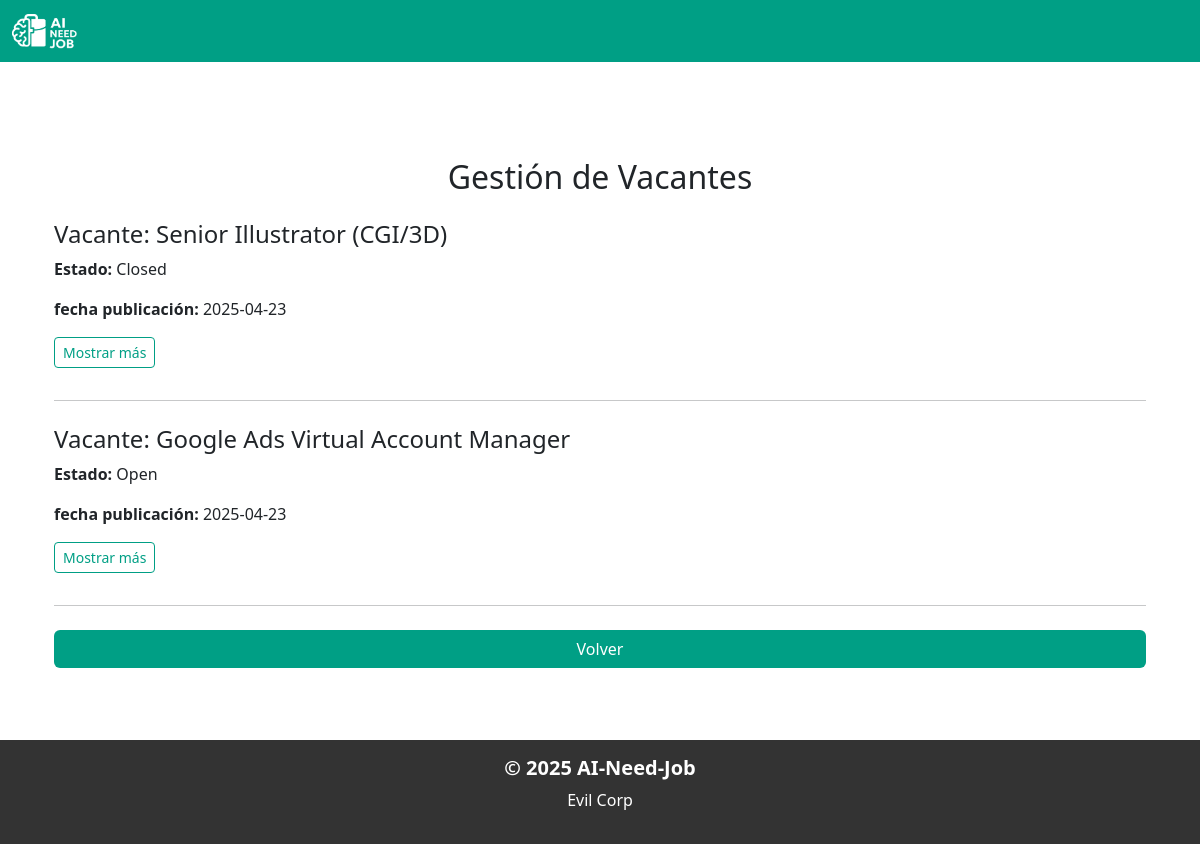
Screenshot of /user/history/ (signed in) with the database file from the repository.
### offer/models.py (models this page shows, shortened)
class Vacancy(models.Model):
    title = models.CharField(max_length=100)
    description = models.TextField()
    requirements = models.TextField(null=True, blank=True)
    state = models.CharField(default='open' ,max_length=20, choices=[('open', 'Open'), ('closed', 'Closed')])
    uploaded_by = models.ForeignKey('users.User', on_delete=models.CASCADE, related_name='vacancies')
    uploaded_at = models.DateTimeField(auto_now_add=True)

### users/views.py (the view)
# urls.py: path('history/',views.history, name='history'),
def history(request):
    if 'user_id' not in request.session:
        return redirect('login')
    user = User.objects.get(id=request.session['user_id'])
    if user.role == 'jobseeker':
        resumes = Resume.objects.filter(uploaded_by=user)
        applied_resumes = Applied_resume.objects.filter(resume__uploaded_by=user)
        saved_vacancies = Saved_vacancy.objects.filter(user=user)
        context = {
            'user': user,
            'resumes': resumes,
            'applied_resumes': applied_resumes,
            'saved_vacancies': saved_vacancies
        }
        return render(request, 'historyPage.html' , context)
    else:
        vacancies = Vacancy.objects.filter(uploaded_by=user)
        vacancies_mapping = {}
        for vacancy in vacancies:
            resumes = Applied_resume.objects.filter(vacancy=vacancy)
            vacancies_mapping[vacancy] = resumes
        context = {
            'user': user,
            'vacancies_mapping': vacancies_mapping
        }
        return render(request, 'managementPage.html', context)

### users/templates/managementPage.html (shortened to what this page needs)
{% extends 'base.html' %}
{% block content %}
<div class="container mt-5">
    <h2 class="text-center mb-4">Gestión de Vacantes</h2>
    {% if vacancies_mapping %}
    {% for vacancy, resumes in vacancies_mapping.items %}
    <div class="mt-4">
        <h4 class="mb-2">Vacante: {{ vacancy.title }}</h4>
        <p><strong>Estado:</strong> {{ vacancy.get_state_display }}</p>
        <p><strong>fecha publicación:</strong> {{ vacancy.uploaded_at|date:"Y-m-d" }}</p>
        <button class="btn btn-outline-primary btn-sm mb-2 toggle-button" type="button"
            data-bs-toggle="collapse"
            data-bs-target="#vacancy-{{ vacancy.id }}"
            aria-expanded="false"
            aria-controls="vacancy-{{ vacancy.id }}">
            Mostrar más
        </button>
    </div>
    <hr class="my-4">
{% endfor %}
    {% else %}
        <p class="text-center">No has publicado ninguna vacante.</p>
    {% endif %}
    <div class="d-grid mt-4">
        <a href="{% url 'home' %}" class="btn" style="background-color: #009f85; color: #ffff;">Volver</a>
    </div>
</div>
{% endblock content %}

### AiNeedJob/templates/base.html (style rules this page uses)
html, body { height: 100%; margin: 0; }
body { display: flex; flex-direction: column; }
.container { flex: 1; }

### users/templates/managementPage.html (style rules this page uses)
.toggle-button { color: #009f85; border-color:#009f85; }

### rows the page displays
Vacancy: title "Senior Illustrator (CGI/3D)", state "Closed", uploaded_at "2025-04-23"
Vacancy: title "Google Ads Virtual Account Manager", state "Open", uploaded_at "2025-04-23"
